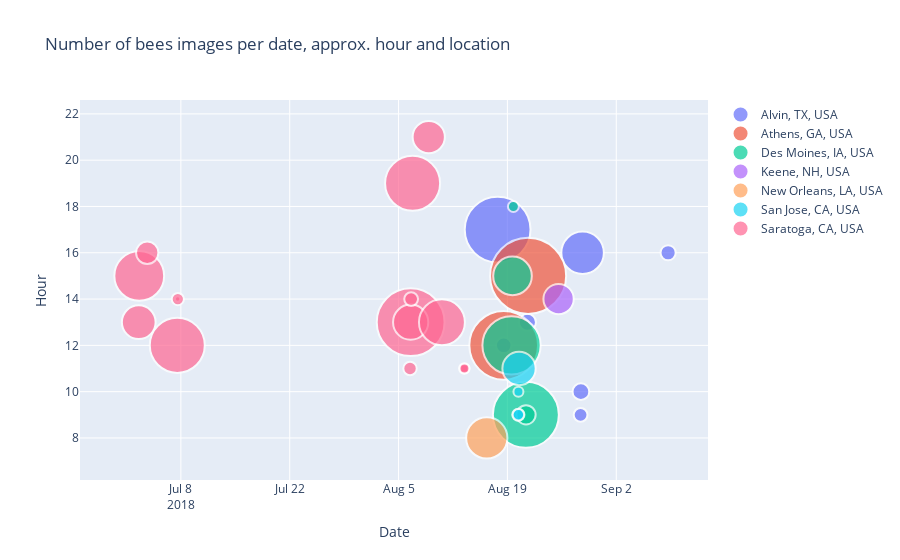

Write notebook code for a chart like this one.
### Markdown cell above
##### Let's first convert date to datetime and extract year, month and day. We also convert time and extract hour and minute.Then plot the date/time distribution of the data.

### Code cell
bee_data['date_time'] = pd.to_datetime(bee_data['date'] + ' ' + bee_data['time'])
bee_data["year"] = bee_data['date_time'].dt.year
bee_data["month"] = bee_data['date_time'].dt.month
bee_data["day"] = bee_data['date_time'].dt.day
bee_data["hour"] = bee_data['date_time'].dt.hour
bee_data["minute"] = bee_data['date_time'].dt.minute

tmp = bee_data.groupby(['date_time', 'hour'])['location'].value_counts()
df = pd.DataFrame(data={'Images': tmp.values}, index=tmp.index).reset_index()
hover_text = []
for index, row in df.iterrows():
    hover_text.append(('Date/time: {}<br>'+
                      'Hour: {}<br>'+
                      'Location: {}<br>'+
                      'Images: {}').format(row['date_time'],
                                            row['hour'],
                                            row['location'],
                                            row['Images']))
df['hover_text'] = hover_text
locations = (bee_data.groupby(['location'])['location'].nunique()).index
data = []
for location in locations:
    dfL = df[df['location']==location]
    trace = go.Scatter(
        x = dfL['date_time'],y = dfL['hour'],
        name=location,
        marker=dict(
            symbol='circle',
            sizemode='area',
            sizeref=0.2,
            size=dfL['Images'],
            line=dict(
                width=2
            ),),
        mode = "markers",
        text=dfL['hover_text'],
    )
    data.append(trace)
    
layout = dict(title = 'Number of bees images per date, approx. hour and location',
          xaxis = dict(title = 'Date', showticklabels=True), 
          yaxis = dict(title = 'Hour'),
          hovermode = 'closest'
         )
fig = dict(data = data, layout = layout)

iplot(fig, filename='images-date_time')

### Figure 1 — Plotly figure (JSON) as saved in the notebook; plotly's stock layout.template omitted (floating-point values rounded to 4 significant figures)
{"data": [{"marker": {"line": {"width": 2}, "size": [433, 24, 29, 19, 28, 181, 23], "sizemode": "area", "sizeref": 0.2, "symbol": "circle"}, "mode": "markers", "name": "Alvin, TX, USA", "text": ["Date/time: 2018-08-17 17:50:00<br>Hour: 17<br>Location: Alvin, TX, USA<br>Images: 433", "Date/time: 2018-08-18 12:36:00<br>Hour: 12<br>Location: Alvin, TX, USA<br>Images: 24", "Date/time: 2018-08-21 13:49:00<br>Hour: 13<br>Location: Alvin, TX, USA<br>Images: 29", "Date/time: 2018-08-28 09:54:00<br>Hour: 9<br>Location: Alvin, TX, USA<br>Images: 19", "Date/time: 2018-08-28 10:53:00<br>Hour: 10<br>Location: Alvin, TX, USA<br>Images: 28", "Date/time: 2018-08-28 16:07:00<br>Hour: 16<br>Location: Alvin, TX, USA<br>Images: 181", "Date/time: 2018-09-08 16:08:00<br>Hour: 16<br>Location: Alvin, TX, USA<br>Images: 23"], "type": "scatter", "x": ["2018-08-17T17:50:00", "2018-08-18T12:36:00", "2018-08-21T13:49:00", "2018-08-28T09:54:00", "2018-08-28T10:53:00", "2018-08-28T16:07:00", "2018-09-08T16:08:00"], "y": [17, 12, 13, 9, 10, 16, 16]}, {"marker": {"line": {"width": 2}, "size": [472, 579], "sizemode": "area", "sizeref": 0.2, "symbol": "circle"}, "mode": "markers", "name": "Athens, GA, USA", "text": ["Date/time: 2018-08-18 12:30:00<br>Hour: 12<br>Location: Athens, GA, USA<br>Images: 472", "Date/time: 2018-08-21 15:56:00<br>Hour: 15<br>Location: Athens, GA, USA<br>Images: 579"], "type": "scatter", "x": ["2018-08-18T12:30:00", "2018-08-21T15:56:00"], "y": [12, 15]}, {"marker": {"line": {"width": 2}, "size": [340, 149, 12, 435, 37], "sizemode": "area", "sizeref": 0.2, "symbol": "circle"}, "mode": "markers", "name": "Des Moines, IA, USA", "text": ["Date/time: 2018-08-19 12:46:00<br>Hour: 12<br>Location: Des Moines, IA, USA<br>Images: 340", "Date/time: 2018-08-19 15:46:00<br>Hour: 15<br>Location: Des Moines, IA, USA<br>Images: 149", "Date/time: 2018-08-19 18:30:00<br>Hour: 18<br>Location: Des Moines, IA, USA<br>Images: 12", "Date/time: 2018-08-21 09:00:00<br>Hour: 9<br>Location: Des Moines, IA, USA<br>Images: 435", "Date/time: 2018-08-21 09:30:00<br>Hour: 9<br>Location: Des Moines, IA, USA<br>Images: 37"], "type": "scatter", "x": ["2018-08-19T12:46:00", "2018-08-19T15:46:00", "2018-08-19T18:30:00", "2018-08-21T09:00:00", "2018-08-21T09:30:00"], "y": [12, 15, 18, 9, 9]}, {"marker": {"line": {"width": 2}, "size": [92], "sizemode": "area", "sizeref": 0.2, "symbol": "circle"}, "mode": "markers", "name": "Keene, NH, USA", "text": ["Date/time: 2018-08-25 14:00:00<br>Hour: 14<br>Location: Keene, NH, USA<br>Images: 92"], "type": "scatter", "x": ["2018-08-25T14:00:00"], "y": [14]}, {"marker": {"line": {"width": 2}, "size": [170], "sizemode": "area", "sizeref": 0.2, "symbol": "circle"}, "mode": "markers", "name": "New Orleans, LA, USA", "text": ["Date/time: 2018-08-16 08:20:00<br>Hour: 8<br>Location: New Orleans, LA, USA<br>Images: 170"], "type": "scatter", "x": ["2018-08-16T08:20:00"], "y": [8]}, {"marker": {"line": {"width": 2}, "size": [15, 13, 10, 111], "sizemode": "area", "sizeref": 0.2, "symbol": "circle"}, "mode": "markers", "name": "San Jose, CA, USA", "text": ["Date/time: 2018-08-20 09:47:00<br>Hour: 9<br>Location: San Jose, CA, USA<br>Images: 15", "Date/time: 2018-08-20 09:53:00<br>Hour: 9<br>Location: San Jose, CA, USA<br>Images: 13", "Date/time: 2018-08-20 10:03:00<br>Hour: 10<br>Location: San Jose, CA, USA<br>Images: 10", "Date/time: 2018-08-20 11:55:00<br>Hour: 11<br>Location: San Jose, CA, USA<br>Images: 111"], "type": "scatter", "x": ["2018-08-20T09:47:00", "2018-08-20T09:53:00", "2018-08-20T10:03:00", "2018-08-20T11:55:00"], "y": [9, 9, 10, 11]}, {"marker": {"line": {"width": 2}, "size": [114, 248, 50, 303, 3, 15, 18, 460, 124, 19, 303, 104, 211, 11, 7, 10], "sizemode": "area", "sizeref": 0.2, "symbol": "circle"}, "mode": "markers", "name": "Saratoga, CA, USA", "text": ["Date/time: 2018-07-02 13:57:00<br>Hour: 13<br>Location: Saratoga, CA, USA<br>Images: 114", "Date/time: 2018-07-02 15:30:00<br>Hour: 15<br>Location: Saratoga, CA, USA<br>Images: 248", "Date/time: 2018-07-03 16:10:00<br>Hour: 16<br>Location: Saratoga, CA, USA<br>Images: 50", "Date/time: 2018-07-07 12:56:00<br>Hour: 12<br>Location: Saratoga, CA, USA<br>Images: 303", "Date/time: 2018-07-07 14:00:00<br>Hour: 14<br>Location: Saratoga, CA, USA<br>Images: 3", "Date/time: 2018-07-07 14:35:00<br>Hour: 14<br>Location: Saratoga, CA, USA<br>Images: 15", "Date/time: 2018-08-06 11:25:00<br>Hour: 11<br>Location: Saratoga, CA, USA<br>Images: 18", "Date/time: 2018-08-06 13:19:00<br>Hour: 13<br>Location: Saratoga, CA, USA<br>Images: 460", "Date/time: 2018-08-06 13:21:00<br>Hour: 13<br>Location: Saratoga, CA, USA<br>Images: 124", "Date/time: 2018-08-06 14:48:00<br>Hour: 14<br>Location: Saratoga, CA, USA<br>Images: 19", "Date/time: 2018-08-06 19:19:00<br>Hour: 19<br>Location: Saratoga, CA, USA<br>Images: 303", "Date/time: 2018-08-08 21:13:00<br>Hour: 21<br>Location: Saratoga, CA, USA<br>Images: 104", "Date/time: 2018-08-10 13:54:00<br>Hour: 13<br>Location: Saratoga, CA, USA<br>Images: 211", "Date/time: 2018-08-13 11:00:00<br>Hour: 11<br>Location: Saratoga, CA, USA<br>Images: 11", "Date/time: 2018-08-13 11:11:00<br>Hour: 11<br>Location: Saratoga, CA, USA<br>Images: 7", "Date/time: 2018-08-13 11:20:00<br>Hour: 11<br>Location: Saratoga, CA, USA<br>Images: 10"], "type": "scatter", "x": ["2018-07-02T13:57:00", "2018-07-02T15:30:00", "2018-07-03T16:10:00", "2018-07-07T12:56:00", "2018-07-07T14:00:00", "2018-07-07T14:35:00", "2018-08-06T11:25:00", "2018-08-06T13:19:00", "2018-08-06T13:21:00", "2018-08-06T14:48:00", "2018-08-06T19:19:00", "2018-08-08T21:13:00", "2018-08-10T13:54:00", "2018-08-13T11:00:00", "2018-08-13T11:11:00", "2018-08-13T11:20:00"], "y": [13, 15, 16, 12, 14, 14, 11, 13, 13, 14, 19, 21, 13, 11, 11, 11]}], "layout": {"hovermode": "closest", "title": {"text": "Number of bees images per date, approx. hour and location"}, "xaxis": {"showticklabels": true, "title": {"text": "Date"}}, "yaxis": {"title": {"text": "Hour"}}}}
